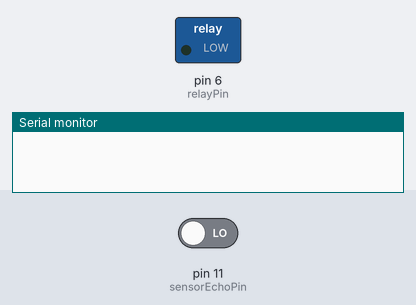
Recording of a sketch running on a simulated Arduino Uno, built with avr-gcc and run on an emulated ATmega328P. Shown: switched loads named in the sketch (green lamp = pin HIGH), the last lines printed to the serial monitor. Inputs (shaded band) come from the test bench; at power-on: pin 11 (sensorEchoPin) LOW.

Above: at 0.5 s.
At 4.0 s:
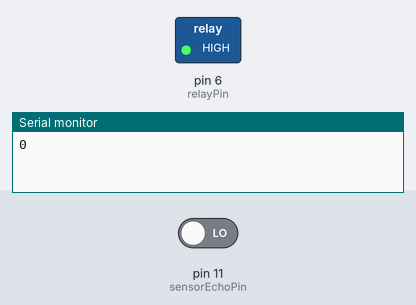
Timing chart, 0 to 15.6 s (numbered marks = the images above):
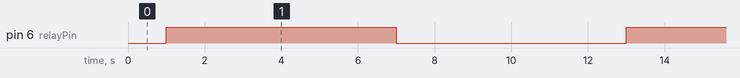

Measured:
- by itself, pin 6 (relayPin): alternates HIGH for 6.0 s and LOW for 6.0 s

The sketch:

sketch_jan19a.ino
```cpp
const int sensorTrigPin = 12;
const int sensorEchoPin = 11;
const int relayPin = 6;
long duration;
int distance;
boolean isTrue = false;
void setup() {
  pinMode(relayPin, OUTPUT);
  pinMode(sensorTrigPin, OUTPUT);
  pinMode(sensorEchoPin, INPUT);
  Serial.begin(9600);

}

void loop() {

  duration = pulseIn(sensorEchoPin, HIGH);
  distance = duration*0.034/2;

  Serial.println(distance);

  if(distance <= 10){
    isTrue = !isTrue;

  }

  if (isTrue){
    digitalWrite(relayPin, HIGH);
    delay(5000);
  }
  else{
    digitalWrite(relayPin, LOW);
    delay(5000);
  }
}
```
